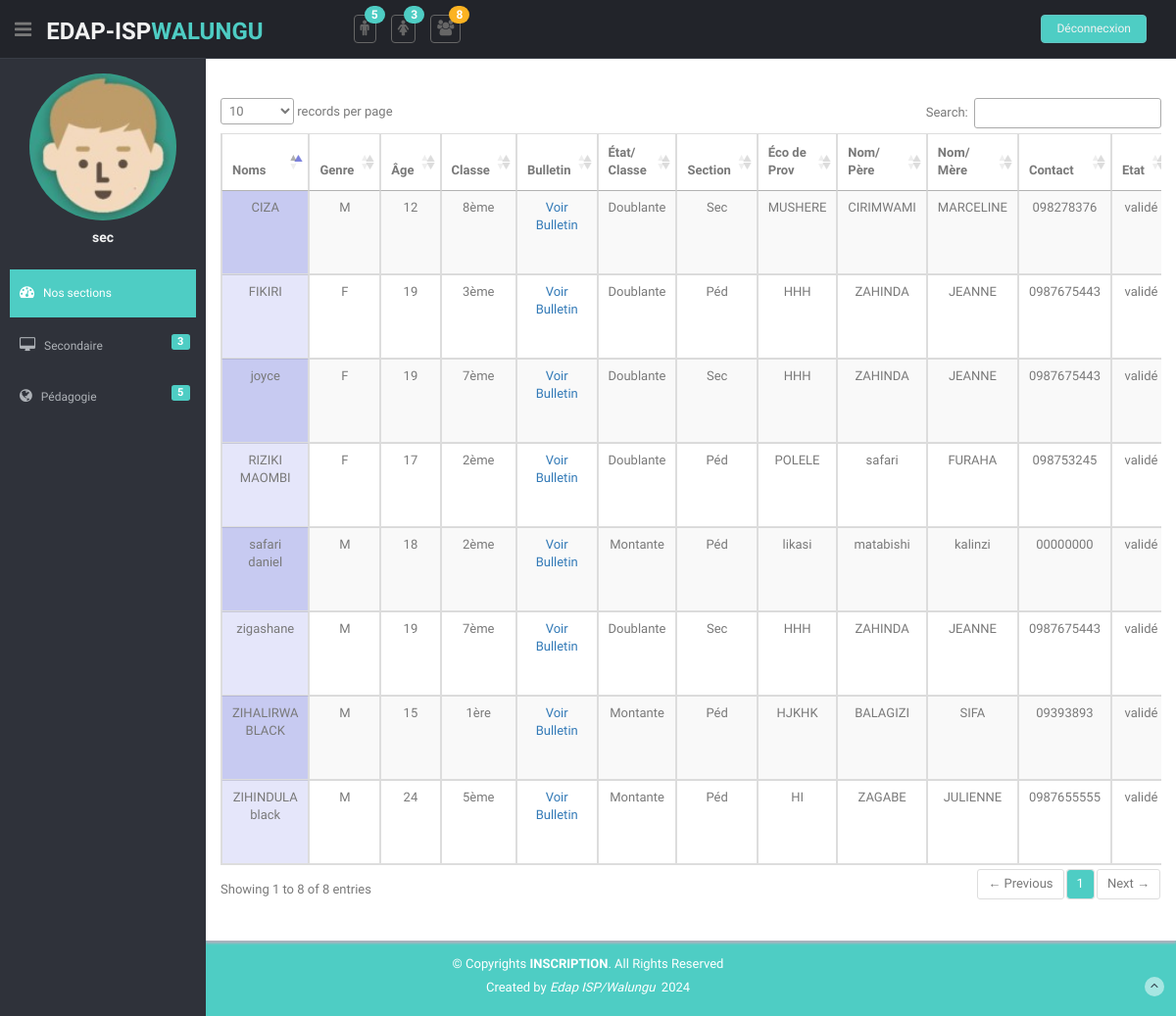
Screenshot of /all_data.php (signed in) with the database file from the repository.
### tables this page shows
CREATE TABLE IF NOT EXISTS `inscription` (
  `id` int NOT NULL AUTO_INCREMENT,
  `noms` varchar(255) NOT NULL,
  `genre` varchar(50) NOT NULL,
  `nompere` varchar(255) NOT NULL,
  `age` varchar(255) NOT NULL,
  `classe` varchar(50) NOT NULL,
  `nommere` varchar(255) NOT NULL,
  `adresse` varchar(255) NOT NULL,
  `etatClasse` varchar(50) NOT NULL,
  `bulletin` varchar(255) NOT NULL,
  `ecoleprov` varchar(255) NOT NULL,
  `section` varchar(50) NOT NULL,
  `numTel` varchar(255) NOT NULL,
  `etat` varchar(255) NOT NULL,
  `date` timestamp NOT NULL,
  PRIMARY KEY (`id`)
);

### total_general.php (called while the page is built, shortened)
<?php
function getTotalInscriptionsValide() {
    $pdo = getConnection();
    $sql = "SELECT COUNT(*) FROM inscription WHERE etat = 'validé'";
    $stmt = $pdo->prepare($sql);
    $stmt->execute();
    return $stmt->fetchColumn();
}
$totalInscriptionsValide = getTotalInscriptionsValide();
function getTotalFilleValide() {
    $pdo = getConnection();
    $sql = "SELECT COUNT(*) FROM inscription WHERE etat = 'validé' AND genre = 'F'";
    $stmt = $pdo->prepare($sql);
    $stmt->execute();
    return $stmt->fetchColumn();
}
$totalFilleValide = getTotalFilleValide();
function getTotalGarconValide() {
    $pdo = getConnection();
    $sql = "SELECT COUNT(*) FROM inscription WHERE etat = 'validé' AND genre = 'M'";
    $stmt = $pdo->prepare($sql);
    $stmt->execute();
    return $stmt->fetchColumn();
}
$totalGarconValide = getTotalGarconValide();
?>

### auth.php (called while the page is built, shortened)
<?php
function getUserInfo() {
    if (isset($_SESSION['user_id'])) {
        return [
            'username' => $_SESSION['username'] ?? 'Invité',
            'photo' => $_SESSION['photo'] ?? 'default.jpg',
        ];
    }
    return [
        'username' => 'Invité',
        'photo' => 'default.jpg',
    ];
}
?>

### all_data.php (the view, shortened to what this page needs)
<?php
require_once 'C:/wamp64/www/edap/auth.php';
include 'total_general.php';
$userInfo = getUserInfo();
$username = $userInfo['username'];
$photo = $userInfo['photo'] ?? 'uploads/default.jpg';
$search = isset($_GET['search']) ? $_GET['search'] : '';
function getInscriptions($search) {
    $pdo = getConnection();
    $sql = "SELECT * FROM inscription WHERE etat IN ('validé', 'en attente') AND noms LIKE :search";
    $stmt = $pdo->prepare($sql);
    $stmt->bindValue(':search', '%' . $search . '%', PDO::PARAM_STR);
    $stmt->execute();
    return $stmt->fetchAll(PDO::FETCH_ASSOC);
}
$inscriptions = getInscriptions($search);
?>
<!DOCTYPE html>
<html lang="en">
<head>
  <link href="lib/bootstrap/css/bootstrap.min.css" rel="stylesheet">
  <link href="lib/font-awesome/css/font-awesome.css" rel="stylesheet" />
  <link href="css/style.css" rel="stylesheet">
  <link href="css/style-responsive.css" rel="stylesheet">
  <link href="lib/advanced-datatable/css/demo_page.css" rel="stylesheet" />
  <link href="lib/advanced-datatable/css/demo_table.css" rel="stylesheet" />
  <link rel="stylesheet" href="lib/advanced-datatable/css/DT_bootstrap.css" />
  <link rel="stylesheet" href="https://cdn.datatables.net/1.10.21/css/jquery.dataTables.min.css">
  <link rel="stylesheet" href="css/filtre.css">
</head>
<body>
  <section id="container">
        <header class="header black-bg">
      <div class="sidebar-toggle-box">
        <div class="fa fa-bars tooltips" data-placement="right" data-original-title="Toggle Navigation"></div>
      </div>
      <a href="index.php" class="logo"><b>EDAP-ISP<span>WALUNGU</span></b></a>
      <div class="nav notify-row" id="top_menu">
        <ul class="nav top-menu">
        <li class="dropdown">
          <li class="dropdown">
            <a data-toggle="dropdown" class="dropdown-toggle" href="index.html#">
              <i class="fa fa-male"></i>
              <span class="badge bg-theme">
              <?= htmlspecialchars($totalGarconValide) ?>
              </span>
              </a>
          </li>
          <li id="header_inbox_bar" class="dropdown">
            <a data-toggle="dropdown" class="dropdown-toggle" href="index.html#">
              <i class="fa fa-female"></i>
              <span class="badge bg-theme">
              <?= htmlspecialchars($totalFilleValide) ?>
              </span>
              </a>
          </li>
          <li id="header_notification_bar" class="dropdown">
            <a data-toggle="dropdown" class="dropdown-toggle" href="index.html#">
              <i class="fa fa-group"></i>
              <span class="badge bg-warning">
              <?= htmlspecialchars($totalInscriptionsValide) ?>
              </span>
              </a>
          </li>
        </ul>
      </div>
      <div class="top-menu">
        <ul class="nav pull-right top-menu">
          <li><a class="logout" href="logout.php">Déconnecxion</a></li>
        </ul>
      </div>
    </header>
    <aside>
      <div id="sidebar" class="nav-collapse ">
        <ul class="sidebar-menu" id="nav-accordion">
          <p class="centered">
          <?php if ($photo): ?>
            <a href=""><img src="img/sec.jpg" alt="Photo de profil" class="img-circle"  style="width: 150px; height: auto;"></a>
          <?php endif; ?>
          </p>
          <h5 class="centered"><?= htmlspecialchars($username) ?></h5>
          <li class="mt">
            <a class="active" href="">
              <i class="fa fa-dashboard"></i>
              <span>Nos sections</span>
              </a>
          </li>
          <li class="sub-menu">
            <a href="javascript:;">
              <i class="fa fa-desktop"></i>
              <span>Secondaire</span>
              <span class="label label-theme pull-right mail-info">
              </span>
              </a>
        </li>
        <li class="sub-menu">
            <a href="javascript:;">
              <i class="fa fa-globe"></i>
              <span>Pédagogie</span>
              <span class="label label-theme pull-right mail-info">
              </span>
            </a>
            </li>
        </ul>
      </div>
    </aside>
    <section id="main-content">
    <section class="wrapper site-min-height content-panel">
    <div class="table-responsive" style="width: 100%;overflow-x: auto;">
    <table cellpadding="0" cellspacing="0" border="1" class="display table table-bordered" id="hidden-table-info">
        <thead>
            <tr>
                <th>Noms</th>
                <th>Genre</th>
                <th>Âge</th>
                <th>Classe</th>
                <th>Bulletin</th>
                <th>État/ Classe</th>
                <th>Section</th>
                <th>Éco de Prov</th>
                <th>Nom/ Père</th>
                <th>Nom/ Mère</th>
                <th>Contact</th>
                <th>Etat</th>
            </tr>
        </thead>
        <tbody>
        <?php if (count($inscriptions) > 0): ?>
                <?php foreach ($inscriptions as $inscription): ?>
                    <tr>
                        <td><?php echo htmlspecialchars($inscription['noms']); ?></td>
                        <td><?php echo htmlspecialchars($inscription['genre']); ?></td>
                        <td><?php echo htmlspecialchars($inscription['age']); ?></td>
                        <td><?php echo htmlspecialchars($inscription['classe']); ?></td>
                        <td><a href="uploads/<?= htmlspecialchars($inscription['bulletin']) ?>" target="_blank">Voir Bulletin</a></td>
                        <td><?php echo htmlspecialchars($inscription['etatClasse']); ?></td>
                        <td><?php echo htmlspecialchars($inscription['section']); ?></td>
                        <td><?php echo htmlspecialchars($inscription['ecoleprov']); ?></td>
                        <td><?php echo htmlspecialchars($inscription['nompere']); ?></td>
                        <td><?php echo htmlspecialchars($inscription['nommere']); ?></td>
                        <td><?php echo htmlspecialchars($inscription['numTel']); ?></td>
                        <td><?php echo htmlspecialchars($inscription['etat']); ?></td>
                        </tr>
                        <?php endforeach; ?>
            <?php else: ?>
                <tr>
                    <td colspan="16">Aucune inscription trouvée.</td>
                </tr>
            <?php endif; ?>
    </table>
          </div>
</section>
</section>
    <footer class="site-footer">
      <div class="text-center">
        <p>
          &copy; Copyrights <strong>INSCRIPTION</strong>. All Rights Reserved
        </p>
        <div class="credits" class="color: aqua;">
          <p>Created  by <a href="https://www.linkedin.com/in/egide-batera-81057a217/?originalSubdomain=cd"><em>Edap ISP/Walungu</em></a> &nbsp;<?php echo date('Y')?></p>
        </div>
        <a href="panels.html#" class="go-top">
          <i class="fa fa-angle-up"></i>
          </a>
      </div>
    </footer>
  </section>
</body>
</html>

### css/style.css (style rules this page uses)
body { color: #797979; background: #eaeaea; font-family: 'Ruda', sans-serif; padding: 0px !important; margin: 0px !important; font-size:13px; }
ul li { list-style: none; }
a, a:hover, a:focus { text-decoration: none; outline: none; }
#container { width: 100%; height: 100%; }
.bg-theme { background-color: #4ECDC4; }
.centered { text-align: center; }
.mt { margin-top: 25px; }
.label-theme { background-color: #4ECDC4; }
ul.top-menu > li > .logout { color: #f2f2f2; font-size: 12px; border-radius: 4px; -webkit-border-radius: 4px; border: 1px solid #64c3c2 !important; padding: 5px 15px; margin-right: 15px; background: #4ECDC4; margin-top: 15px; }
#sidebar { width: 210px; height: 100%; position: fixed; background: #2f323a; }
#sidebar h5 { color: #f2f2f2; font-weight: 700; }
#sidebar ul li { position: relative; }
ul.sidebar-menu , ul.sidebar-menu li ul.sub { margin: -2px 0 0; padding: 0; }
ul.sidebar-menu { margin-top: 75px; }
ul.sidebar-menu li { margin-bottom: 5px; margin-left:10px; margin-right:10px; }
ul.sidebar-menu li.sub-menu { line-height: 15px; }
ul.sidebar-menu li a span { display: inline-block; }
ul.sidebar-menu li a { color: #aeb2b7; text-decoration: none; display: block; padding: 15px 0 15px 10px; font-size: 12px; outline: none; -webkit-transition: all 0.3s ease; -moz-transition: all 0.3s ease; -o-transition: all 0.3s ease; -ms-transition: all 0.3s ease; transition: all 0.3s ease; }
ul.sidebar-menu li a.active, ul.sidebar-menu li a:hover, ul.sidebar-menu li a:focus { background: #4ECDC4; color: #fff; display: block; -webkit-transition: all 0.3s ease; -moz-transition: all 0.3s ease; -o-transition: all 0.3s ease; -ms-transition: all 0.3s ease; transition: all 0.3s ease; }
ul.sidebar-menu li a i { font-size: 15px; padding-right: 6px; }
ul.sidebar-menu li a.active i { color: #fff; }
.mail-info, .mail-info:hover { margin: -3px 6px 0 0; font-size: 11px; }
#main-content { margin-left: 210px; }
.header, .footer { min-height: 60px; padding: 0 15px; }
.header { position: fixed; left: 0; right: 0; z-index: 1002; }
.black-bg { background: #22242a; border-bottom: 1px solid #393d46; }
.wrapper { display: inline-block; margin-top: 60px; padding-left: 15px; padding-right: 15px; padding-bottom: 15px; padding-top: 0px; width: 100%; }
a.logo { font-size: 24px; color: #f2f2f2; float: left; margin-top: 15px; text-transform: uppercase; }
a.logo b { font-weight: 900; }
a.logo span { color: #4ECDC4; }
#top_menu .nav > li, ul.top-menu > li { float: left; }
.notify-row { float: left; margin-top: 15px; margin-left: 92px; }
ul.top-menu > li > a { color: #666666; font-size: 16px; border-radius: 4px; -webkit-border-radius: 4px; border:1px solid #666666 !important; padding: 2px 6px; margin-right: 15px; }
.notify-row .badge { position: absolute; right: -10px; top: -10px; z-index: 100; }
.sidebar-toggle-box { float: left; padding-right: 15px; margin-top: 20px; }
.sidebar-toggle-box .fa-bars { cursor: pointer; display: inline-block; font-size: 20px; }
.content-panel { background: #ffffff; box-shadow: 0px 3px 2px #aab2bd; padding-top: 15px; padding-bottom: 5px; }
.badge.bg-warning { background: #FCB322; }
.site-footer { background: #4ECDC4; color: #fff; padding: 15px 0; }
.site-footer p { margin-bottom: 5px; }
.credits, .credits a { color: #fff; }
.go-top { margin-right: 1%; margin-top: -25px; float: right; background: rgba(255,255,255,.5); width: 20px; height: 20px; border-radius: 50%; -webkit-border-radius: 50%; }
.go-top i { color: #2A3542; }
.site-min-height { min-height: 900px; }

### css/filtre.css (style rules this page uses)
table { width: 100%; max-width: 1200px; border-collapse: collapse; margin: 0 auto; }
th, td { text-align: center; padding: 10px; border: 1px solid #ddd; }
th { background-color: #f2f2f2; }

### rows the page displays
inscription: noms "FIKIRI", genre "F", age "19", classe "3ème", etatClasse "Doublante", section "Péd", ecoleprov "HHH", nompere "ZAHINDA", nommere "JEANNE", numTel "0987675443", etat "validé"
inscription: noms "ZIHINDULA black", genre "M", age "24", classe "5ème", etatClasse "Montante", section "Péd", ecoleprov "HI", nompere "ZAGABE", nommere "JULIENNE", numTel "0987655555", etat "validé"
inscription: noms "ZIHALIRWA BLACK", genre "M", age "15", classe "1ère", etatClasse "Montante", section "Péd", ecoleprov "HJKHK", nompere "BALAGIZI", nommere "SIFA", numTel "09393893", etat "validé"
inscription: noms "RIZIKI MAOMBI", genre "F", age "17", classe "2ème", etatClasse "Doublante", section "Péd", ecoleprov "POLELE", nompere "safari", nommere "FURAHA", numTel "098753245", etat "validé"
inscription: noms "safari daniel", genre "M", age "18", classe "2ème", etatClasse "Montante", section "Péd", ecoleprov "likasi", nompere "matabishi", nommere "kalinzi", numTel "00000000", etat "validé"
inscription: noms "joyce", genre "F", age "19", classe "7ème", etatClasse "Doublante", section "Sec", ecoleprov "HHH", nompere "ZAHINDA", nommere "JEANNE", numTel "0987675443", etat "validé"
inscription: noms "zigashane", genre "M", age "19", classe "7ème", etatClasse "Doublante", section "Sec", ecoleprov "HHH", nompere "ZAHINDA", nommere "JEANNE", numTel "0987675443", etat "validé"
inscription: noms "CIZA", genre "M", age "12", classe "8ème", etatClasse "Doublante", section "Sec", ecoleprov "MUSHERE", nompere "CIRIMWAMI", nommere "MARCELINE", numTel "098278376", etat "validé"

### other values shown
$totalGarconValide "5"
$totalFilleValide "3"
$totalInscriptionsValide "8"
$username "sec"
